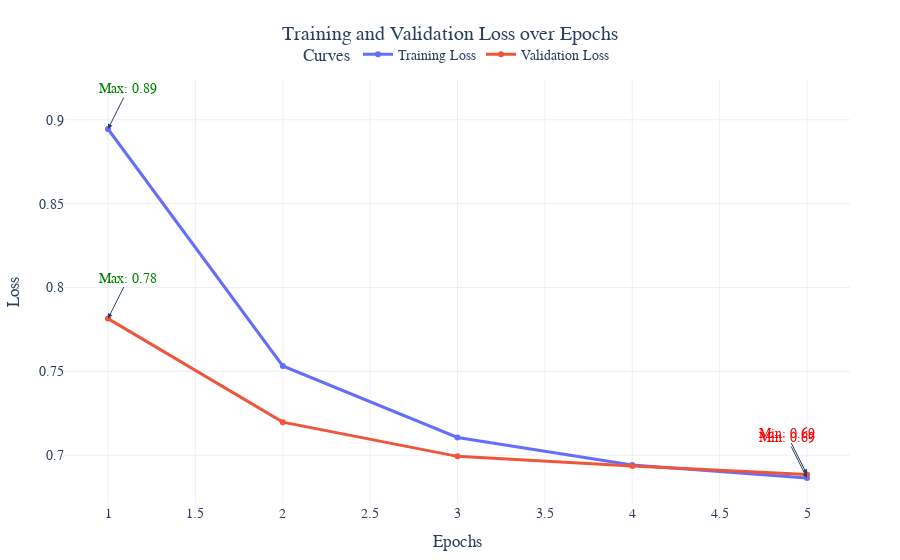

This figure's notebook cell:
### Code cell
trainer = Trainer(
    config=TrainerConfig(
        optimizer="adam",
        criterion="cross_entropy",
        learning_rate=3e-4,
        weight_decay=1e-4,
        batch_size=256,
        early_stopping_patience=5
    ),
    model= model
)

# Train the model
trainer.train(train_dataset, val_dataset, epochs=5)
trainer.predict(val_dataset)

### Figure 1 — Plotly figure (JSON) as saved in the notebook; plotly's stock layout.template omitted (floating-point values rounded to 4 significant figures)
{"data": [{"hovertemplate": "%{x}, %{y}<extra>Training Loss</extra>", "line": {"width": 3}, "marker": {"size": 6}, "mode": "lines+markers", "name": "Training Loss", "type": "scatter", "x": [1, 2, 3, 4, 5], "y": [0.8945, 0.7532, 0.7106, 0.6942, 0.6864]}, {"hovertemplate": "%{x}, %{y}<extra>Validation Loss</extra>", "line": {"width": 3}, "marker": {"size": 6}, "mode": "lines+markers", "name": "Validation Loss", "type": "scatter", "x": [1, 2, 3, 4, 5], "y": [0.7815, 0.7197, 0.6993, 0.6936, 0.6886]}], "layout": {"annotations": [{"arrowhead": 2, "ax": -20, "ay": -40, "font": {"color": "red"}, "showarrow": true, "text": "Min: 0.69", "x": 5, "y": 0.6864}, {"arrowhead": 2, "ax": 20, "ay": -40, "font": {"color": "green"}, "showarrow": true, "text": "Max: 0.89", "x": 1, "y": 0.8945}, {"arrowhead": 2, "ax": -20, "ay": -40, "font": {"color": "red"}, "showarrow": true, "text": "Min: 0.69", "x": 5, "y": 0.6886}, {"arrowhead": 2, "ax": 20, "ay": -40, "font": {"color": "green"}, "showarrow": true, "text": "Max: 0.78", "x": 1, "y": 0.7815}], "font": {"family": "Arial, sans-serif", "size": 14}, "legend": {"orientation": "h", "title": {"text": "Curves"}, "x": 0.5, "xanchor": "center", "y": 1.02, "yanchor": "bottom"}, "margin": {"b": 50, "l": 50, "r": 50, "t": 80}, "title": {"text": "Training and Validation Loss over Epochs", "x": 0.5, "xanchor": "center"}, "xaxis": {"title": {"text": "Epochs"}}, "yaxis": {"title": {"text": "Loss"}}}}
